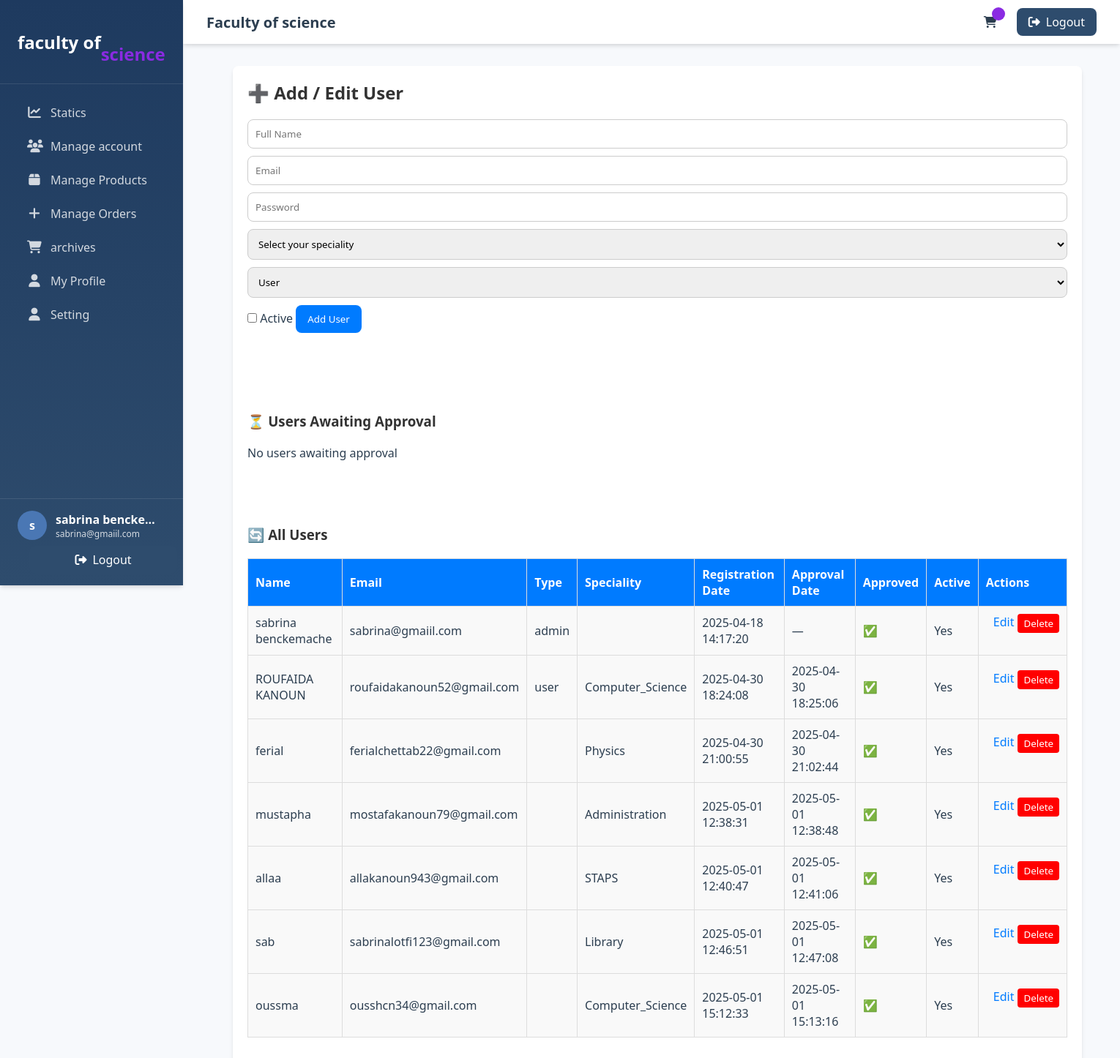
/php/admin_approval.php (signed in), run on the app's committed database.
### tables this page shows
CREATE TABLE IF NOT EXISTS `user_info` (
  `id` int NOT NULL AUTO_INCREMENT,
  `name` varchar(100) NOT NULL,
  `email` varchar(100) NOT NULL,
  `password` varchar(100) NOT NULL,
  `approved` tinyint(1) DEFAULT '0',
  `type` varchar(50) DEFAULT NULL,
  `speciality` varchar(50) NOT NULL,
  `status` enum('pending','approved','rejected') DEFAULT 'pending',
  `registration_date` datetime DEFAULT CURRENT_TIMESTAMP,
  `approval_date` datetime DEFAULT NULL,
  `is_active` tinyint(1) NOT NULL DEFAULT '1',
  `department_id` int DEFAULT NULL,
  PRIMARY KEY (`id`)
);

### php/admin_approval.php (the view, shortened to what this page needs)
<?php
include 'config.php';
$edit_mode = false;
$edit_user = ['id' => '', 'name' => '', 'email' => '', 'type' => 'user', 'speciality' => ''];
$pending_users = $conn->query("SELECT * FROM user_info WHERE approved = 0");
$all_users = $conn->query("SELECT * FROM user_info");
?>
<!DOCTYPE html>
<html lang="en">
<head>
</head>
<body>
    <?php include 'sidebar.php'; ?>
    <div class="section">
        <h2>➕ Add / Edit User</h2>
        <form method="POST" id="userForm">
            <input type="text" name="name" id="username" placeholder="Full Name" value="<?php echo $edit_user['name']; ?>" required>
            <input type="email" name="email" id="email" placeholder="Email" value="<?php echo $edit_user['email']; ?>" required>
            <?php if (!$edit_mode): ?>
                <input type="password" name="password" id="password" placeholder="Password" required>
            <?php else: ?>
                <input type="password" name="password" id="password" placeholder="Change Password (leave empty to keep current)">
            <?php endif; ?>
            <select name="speciality" required>
                <option value="" disabled <?php echo $edit_user['speciality'] === '' ? 'selected' : ''; ?>>Select your speciality</option>
            </select>
            <select name="type">
                <option value="user" <?php echo $edit_user['type'] === 'user' ? 'selected' : ''; ?>>User</option>
            </select>
            <label>
                <input type="checkbox" name="is_active" value="1" <?php echo isset($edit_user['is_active']) && $edit_user['is_active'] == 1 ? 'checked' : ''; ?>>
                Active
            </label>
            <button type="submit" name="save_user" id="saveUserBtn">
                <?php echo $edit_mode ? 'Update User' : 'Add User'; ?>
            </button>
        </form>
        <br><br><br><br>
        <h3 class="users-awaiting">⏳ Users Awaiting Approval</h3>
        <?php if ($pending_users->num_rows > 0): ?>
            <ul>
                <?php while ($row = $pending_users->fetch_assoc()): ?>
                    <li>
                        <strong><?php echo $row['name']; ?></strong> - <?php echo $row['email']; ?>
                        <div class="action-buttons">
                            <form method="POST" class="action-form">
                                <input type="hidden" name="user_id" value="<?php echo $row['id']; ?>">
                                <button type="submit" name="approve" class="approve-btn">✅ Approve</button>
                                <button type="submit" name="reject" class="reject-btn">❌ Reject</button>
                            </form>
                            <a href="?edit=<?php echo $row['id']; ?>" class="edit-link">Edit</a>
                        </div>
                    </li>
                <?php endwhile; ?>
            </ul>
        <?php else: ?>
            <p>No users awaiting approval</p>
        <?php endif; ?>
        <br><br><br><br>
        <h3 class="users-all">🔄 All Users</h3>
        <table>
            <thead>
                <tr>
                    <th>Name</th>
                    <th>Email</th>
                    <th>Type</th>
                    <th>Speciality</th>
                    <th>Registration Date</th>
                    <th>Approval Date</th>
                    <th>Approved</th>
                    <th>Active</th>
                    <th>Actions</th>
                </tr>
            </thead>
            <tbody>
                <?php while ($user = $all_users->fetch_assoc()): ?>
                    <tr>
                        <td><?php echo $user['name']; ?></td>
                        <td><?php echo $user['email']; ?></td>
                        <td><?php echo $user['type']; ?></td>
                        <td><?php echo $user['speciality']; ?></td>
                        <td><?php echo $user['registration_date']; ?></td>
                        <td><?php echo $user['approval_date'] ?? '—'; ?></td>
                        <td>
                            <?php
                                if ($user['approved'] == 1) echo '<span class="status-approved">✅</span>';
                                elseif ($user['approved'] == -1) echo '<span class="status-rejected">❌ Refused</span>';
                                else echo '<span class="status-pending">⏳ Pending</span>';
                            ?>
                        </td>
                        <td><?php echo $user['is_active'] == 1 ? 'Yes' : 'No'; ?></td>
                        <td>
                            <div class="action-buttons">
                                <a href="?edit=<?php echo $user['id']; ?>" class="edit-link">Edit</a>
                                <form method="POST" class="delete-form">
                                    <button type="submit" name="delete" class="delete-btn">Delete</button>
                                </form>
                            </div>
                        </td>
                    </tr>
                <?php endwhile; ?>
            </tbody>
        </table>
    </div>
</body>
</html>

### php/sidebar.php (shortened to what this page needs)
<?php
include 'top.php';
$user_id = $_SESSION['user_id'];
$select_user = mysqli_query($conn, "SELECT * FROM user_info WHERE id = '$user_id'") or die('query failed');
$fetch_user = mysqli_fetch_assoc($select_user);
$currentPage = basename($_SERVER['PHP_SELF']);
?>
<!DOCTYPE html>
<html lang="en">
<head>
    <link rel="stylesheet" href="https://cdnjs.cloudflare.com/ajax/libs/font-awesome/6.0.0-beta3/css/all.min.css">
    <link rel="stylesheet" href="../css/main.css">
    <link rel="stylesheet" href="https://cdnjs.cloudflare.com/ajax/libs/font-awesome/6.5.0/css/all.min.css">
</head>
<div class="sidebar" id="sidebar">
    <div class="sidebar-header">
        <div class="logo">  faculty of  <br> <span> <span></span> <br>   science</span></div>
    </div>
    <div class="sidebar-nav">
    <?php if ($fetch_user['type'] == 'admin') : ?>
    <a href="admin_dashboard.php" class="nav-item <?php if ($currentPage == 'admin_dashboard.php') echo 'active'; ?>">
        <i class="fas fa-chart-line"></i>
        <span>Statics</span>
    </a>
<?php endif; ?>
        <a href="admin_approval.php" class="nav-item">
            <i class="fas fa-users"></i>
            <span>Manage account</span>
        </a>
        <a href="products.php" class="nav-item <?php if ($currentPage == 'products.php') echo 'active'; ?>">
    <i class="fas fa-box"></i>
    <span> Manage Products</span>
</a>
<a href="admin_orders.php" class="nav-item <?php if ($currentPage == 'admin_orders.php') echo 'active'; ?>">
    <i class="fas fa-plus"></i>
    <span>Manage Orders</span>
</a>
        <a href="archives.php" class="nav-item">
            <i class="fas fa-shopping-cart"></i>
            <span>archives</span>
        </a>
        <a href="profile.php" class="nav-item">
            <i class="fas fa-user"></i>
            <span>My Profile</span>
        </a>
        <a href="update.profile.php" class="nav-item">
            <i class="fas fa-user"></i>
            <span>Setting</span>
        </a>
    </div>
    <div class="sidebar-footer">
        <div class="user-info">
            <div class="user-avatar">
                <?php echo substr($fetch_user['name'] ?? 'User', 0, 1); ?>
            </div>
            <div class="user-details">
                <div class="user-name"><?php echo $fetch_user['name'] ?? 'User'; ?></div>
                <div class="user-email"><?php echo $fetch_user['email'] ?? 'email@example.com'; ?></div>
            </div>
        </div>
        <a href="index.php?logout=<?php echo $user_id; ?>" onclick="return confirm('Are you sure you want to logout?');"
            class="logout-btn" style="width: 100%; justify-content: center;">
            <i class="fas fa-sign-out-alt"></i>
            <span>Logout</span>
        </a>
    </div>
</div>
<div class="main-content" id="main-content">

### css/main.css (style rules this page uses)
:root { --primary: #2e4c6d; --primary-dark: #1e3a5f; --primary-light: #4a77b4; --accent: blueviolet; --background: #f7f9fc; --text: #2c3e50; --text-light: #64748b; --error: #e74c3c; --success: #27ae60; --border: #e2e8f0; --shadow: 0 4px 6px -1px rgba(0, 0, 0, 0.1), 0 2px 4px -1px rgba(0, 0, 0, 0.06); --radius: 0.5rem; }
* { margin: 0; padding: 0; box-sizing: border-box; font-family: 'Segoe UI', Tahoma, Geneva, Verdana, sans-serif; }
body { background-color: var(--background); color: var(--text); min-height: 100vh; overflow-x: hidden; }
.sidebar { width: 250px; background: linear-gradient(180deg, var(--primary-dark) 0%, var(--primary) 100%); color: white; height: 100vh; position: fixed; left: 0; top: 0; z-index: 100; transition: all 0.3s ease; box-shadow: var(--shadow); }
.sidebar-header { padding: 1.5rem; border-bottom: 1px solid rgba(255, 255, 255, 0.1); }
.logo { font-size: 1.5rem; font-weight: 700; display: flex; align-items: center; }
.logo span { color: blueviolet; }
.sidebar-nav { padding: 1rem 0; }
.nav-item { padding: 0.75rem 1.5rem; display: flex; align-items: center; color: rgba(255, 255, 255, 0.8); text-decoration: none; transition: all 0.2s ease; border-left: 3px solid transparent; }
.nav-item i { margin-right: 0.75rem; font-size: 1.1rem; width: 20px; text-align: center; }
.sidebar-footer { position: absolute; bottom: 0; width: 100%; padding: 1rem 1.5rem; border-top: 1px solid rgba(255, 255, 255, 0.1); }
.user-info { display: flex; align-items: center; margin-bottom: 0.5rem; }
.user-avatar { width: 40px; height: 40px; border-radius: 50%; background-color: var(--primary-light); display: flex; align-items: center; justify-content: center; margin-right: 0.75rem; font-weight: bold; }
.user-details { flex: 1; overflow: hidden; }
.user-name { font-weight: 600; white-space: nowrap; overflow: hidden; text-overflow: ellipsis; }
.user-email { font-size: 0.75rem; opacity: 0.8; white-space: nowrap; overflow: hidden; text-overflow: ellipsis; }
.main-content { flex: 1; margin-left: 250px; padding: 70px 2rem 2rem; transition: all 0.3s ease; }
.logout-btn { background-color: var(--primary); color: white; border: none; padding: 0.5rem 1rem; border-radius: var(--radius); margin-left: 1rem; cursor: pointer; display: flex; align-items: center; transition: background-color 0.2s ease; }
.logout-btn i { margin-right: 0.5rem; }
.section { background-color: white; border-radius: var(--radius); box-shadow: var(--shadow); margin-bottom: 2rem; overflow: hidden; }

### php/admin_approval.php (style rules this page uses)
body { font-family: Arial, sans-serif; margin: 0; padding: 0; background-color: #f5f8fa; display: flex; }
.section { flex: 1; padding: 20px; margin-left: 0; background-color: #fff; box-shadow: 0 5px 15px rgba(0,0,0,0.1); border-radius: 12px; margin: 20px; }
h2, h3 { color: #333; margin-bottom: 20px; }
form { margin-bottom: 20px; }
form input[type="text"], form input[type="email"], form input[type="password"], form select { width: 100%; padding: 10px; margin-bottom: 10px; border: 1px solid #ccc; border-radius: 8px; box-sizing: border-box; }
form button { background-color: #007bff; color: white; padding: 10px 16px; border: none; border-radius: 8px; cursor: pointer; transition: background 0.3s ease; }
a { color: #007bff; text-decoration: none; margin-left: 10px; }
table { width: 100%; margin: 20px 0; border-collapse: collapse; background-color: #fff; }
table th, table td { padding: 10px; border: 1px solid #ddd; text-align: left; }
table th { background-color: #007bff; color: white; }
table td { background-color: #f9f9f9; }
button[name="delete"] { background-color: red; color: white; border-radius: 4px; padding: 4px 8px; }
.action-buttons { display: flex; gap: 5px; }
.status-approved { color: green; }

### data on the page
user_info: name "s", name "sabrina bencke…", email "sabrina@gmaiil.com", name "sabrina benckemache", type "admin", registration_date "2025-04-18 14:17:20", approval_date "—", is_active "Yes"
user_info: name "ROUFAIDA KANOUN", email "roufaidakanoun52@gmail.com", type "user", speciality "Computer_Science", registration_date "2025-04-30 18:24:08", approval_date "2025-04-30 18:25:06", is_active "Yes"
user_info: name "ferial", email "ferialchettab22@gmail.com", speciality "Physics", registration_date "2025-04-30 21:00:55", approval_date "2025-04-30 21:02:44", is_active "Yes"
user_info: name "mustapha", email "mostafakanoun79@gmail.com", speciality "Administration", registration_date "2025-05-01 12:38:31", approval_date "2025-05-01 12:38:48", is_active "Yes"
user_info: name "allaa", email "allakanoun943@gmail.com", speciality "STAPS", registration_date "2025-05-01 12:40:47", approval_date "2025-05-01 12:41:06", is_active "Yes"
user_info: name "sab", email "sabrinalotfi123@gmail.com", speciality "Library", registration_date "2025-05-01 12:46:51", approval_date "2025-05-01 12:47:08", is_active "Yes"
user_info: name "oussma", email "ousshcn34@gmail.com", speciality "Computer_Science", registration_date "2025-05-01 15:12:33", approval_date "2025-05-01 15:13:16", is_active "Yes"
